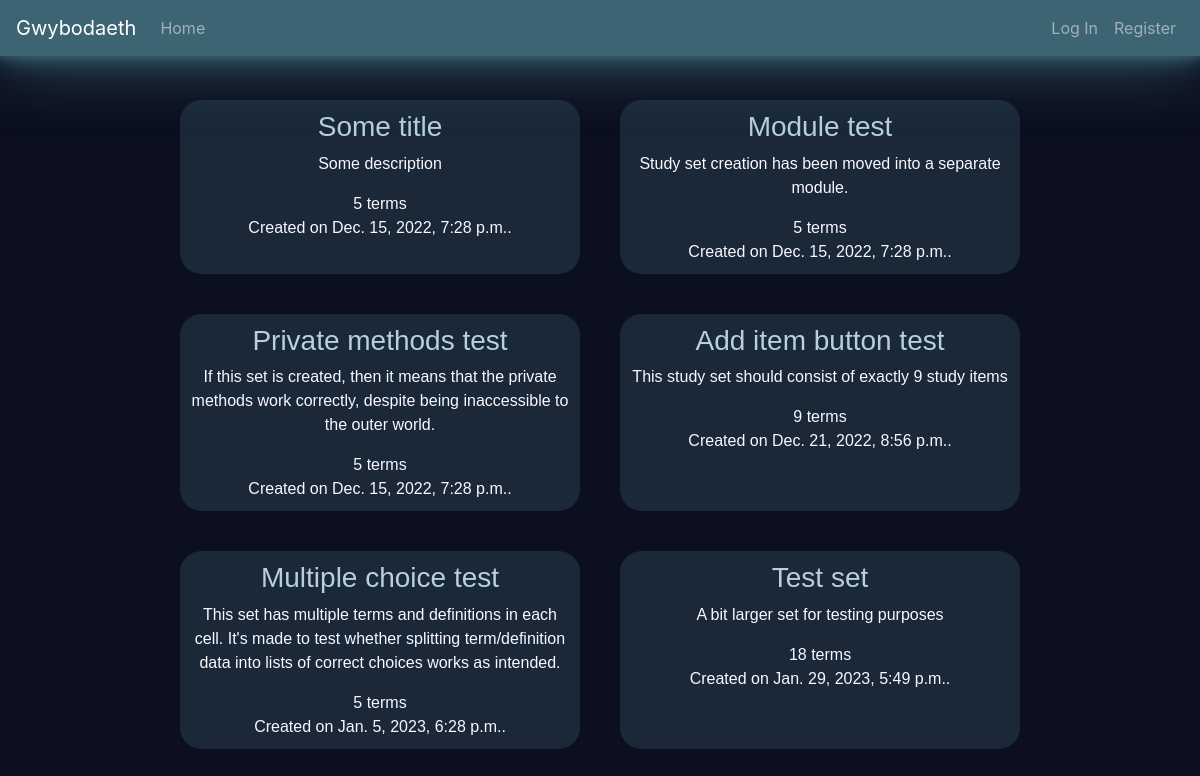
Page /kamil/sets on the earlier database version.
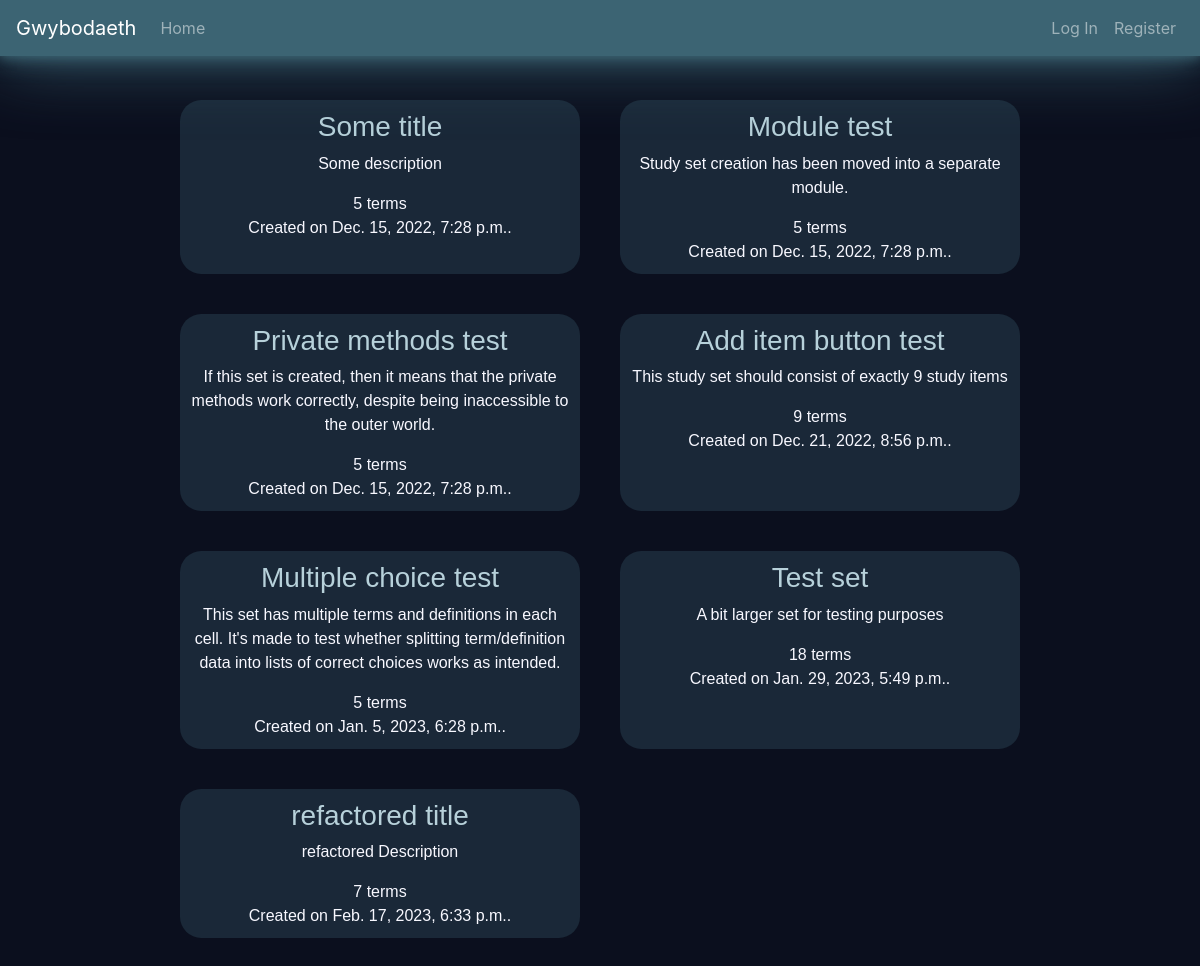
Same page on the later database version.
### Gwybodaeth/models.py (models this page shows)
class Study_set(models.Model):
    author      = models.ForeignKey(User, on_delete=models.CASCADE, related_name="study_sets")
    description = models.CharField (max_length=1023)
    title       = models.CharField (max_length=127)
    defs_lang   = models.CharField (max_length=8)
    terms_lang  = models.CharField (max_length=8)
    terms       = models.JSONField ()
    timestamp   = models.DateTimeField(auto_now_add=True)
    def terms_count(self):
        return len(self.terms.keys())

### Gwybodaeth/views.py (the view)
# urls.py: path("<str:username>/sets",               views.user_sets,            name="user-sets"      ),
def user_sets(request, username):
    require_method(request, 'GET')
    if not username == request.user.username:
        print("Accessing study sets belonging to another user.\
                This may or may not be allowed (TODO as an optional feature.\
                Type: advanced (to be done AFTER the important parts are done and working))")
    sets = Study_set.objects.filter(author__username=username)
    return render(request, "gwybodaeth/user_sets.html", {
        "sets": sets
    })

### Gwybodaeth/util.py (called while the page is built)
def require_method(request, method, status=400):
    if (type(method) is list) and (not request.method in method):
        return JsonResponse({"error": f"Request method must be one of the following:\
                            {', '.join(method)}."},
                            status=status)
    if not request.method == method:
        return JsonResponse({"error": f"{method} request required"},
                            status=status)

### Gwybodaeth/templates/gwybodaeth/user_sets.html (shortened to what this page needs)
{% extends './layout.html' %}
{% block body %}
  <div class="user-sets">
    {% for set in sets %}
      <div class="user-set
                  bg-moon-glass">
        <div class="user-set-title">
          <h3><a  class="text-lleuad-lawn"
                  href ="{% url 'study-set-view' set.id %}">{{ set.title }}</a></h3>
        </div>
        <div class="user-set-description">
          <p>{{ set.description}}</p>
        </div>
        <div class="user-set-terms-counter">
          {{ set.terms_count }} terms
        </div>
        <div class="user-set-timestamp">
          Created on {{ set.timestamp }}.
        </div>
      </div>
    {% empty %}
      <h3> You haven't created any study sets! </h3>
      <p> Maybe it's time to <a href="{% url 'create-set' %}">create one</a>?
    {% endfor %}
  </div>
{% endblock %}

### Gwybodaeth/templates/gwybodaeth/layout.html (shortened to what this page needs)
{% load static %}
<!DOCTYPE html>
<html lang="en">
  <head>
    <link   rel ="stylesheet"
            href="{% static 'gwybodaeth/styles/styles.css' %}">
  </head>
  <body>
  <nav class="navbar
              fixed-top
              navbar-expand-lg
              navbar-dark
              bg-lleuad
              moonlight-stronk">
    <a  class="navbar-brand"
        href="{% url 'index' %}">Gwybodaeth</a>
    <ul class="navbar-nav mr-auto">
      <li class="nav-item">
        <a  class="nav-link"
            href="{% url 'index' %}">Home</a>
      </li>
    </ul>
    <ul class="navbar-nav ml-auto">
    {% if user.is_authenticated %}
      {% if user.is_superuser %}
        <li class="nav-item">
          <a  href="/admin/"
              class="nav-link">Administration panel</a>
        </li>
      {% endif %}
      <li class="nav-item">
        <a  class="nav-link"
            href="">
            <strong>{{ user.username }}</strong>
        </a>
      </li>
      <li class="nav-item">
        <a  class="nav-link"
            href="{% url 'logout' %}">Log Out</a>
      </li>
    {% else %}
      <li class="nav-item">
        <a  class="nav-link"
            href="{% url 'login' %}">Log In</a>
      </li>
      <li class="nav-item">
        <a  class="nav-link"
            href="{% url 'register' %}">Register</a>
      </li>
    {% endif %}
    </ul>
    </nav>
    <div class="body">
      {% block body %}
      {% endblock %}
    </div>
  </body>
</html>

Differences in the rows shown:
added Study_set: title "refactored title", description "refactored Description", terms_count "7", timestamp "Feb. 17, 2023, 6:33 p.m."
